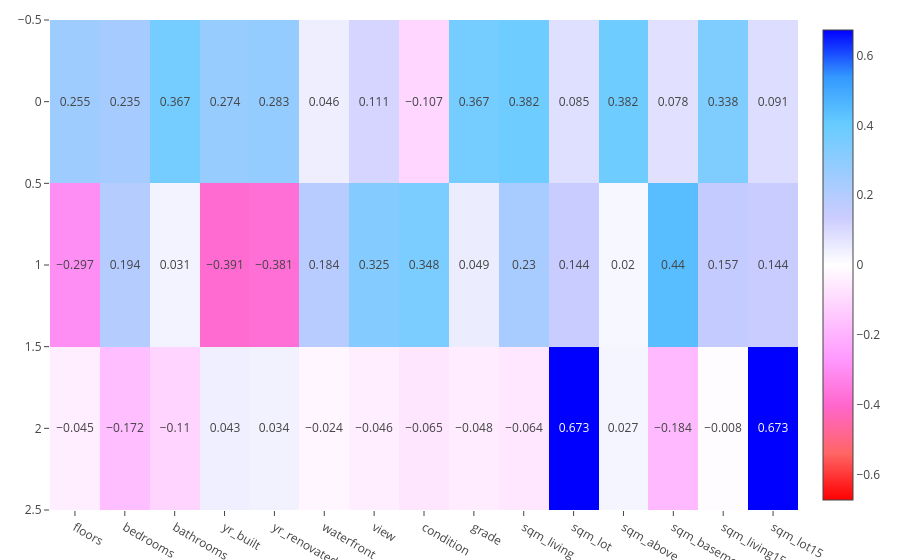

Write notebook code for a chart like this one.
### Code cell
px.imshow(pd.DataFrame(np.round(pca3.components_, 3), columns=list(kc_pca.columns)),
          text_auto=True, color_continuous_scale=px.colors.diverging.Picnic_r,
          color_continuous_midpoint=0)

### Figure 1 — Plotly figure (JSON) as saved in the notebook; plotly's stock layout.template omitted (floating-point values rounded to 4 significant figures)
{"data": [{"coloraxis": "coloraxis", "hovertemplate": "x: %{x}<br>y: %{y}<br>color: %{z}<extra></extra>", "name": "0", "texttemplate": "%{z}", "type": "heatmap", "x": ["floors", "bedrooms", "bathrooms", "yr_built", "yr_renovated", "waterfront", "view", "condition", "grade", "sqm_living", "sqm_lot", "sqm_above", "sqm_basement", "sqm_living15", "sqm_lot15"], "xaxis": "x", "y": [0, 1, 2], "yaxis": "y", "z": [[0.255, 0.235, 0.367, 0.274, 0.283, 0.046, 0.111, -0.107, 0.367, 0.382, 0.085, 0.382, 0.078, 0.338, 0.091], [-0.297, 0.194, 0.031, -0.391, -0.381, 0.184, 0.325, 0.348, 0.049, 0.23, 0.144, 0.02, 0.44, 0.157, 0.144], [-0.045, -0.172, -0.11, 0.043, 0.034, -0.024, -0.046, -0.065, -0.048, -0.064, 0.673, 0.027, -0.184, -0.008, 0.673]]}], "layout": {"coloraxis": {"cmid": 0, "colorscale": [[0, "rgb(255,0,0)"], [0.1, "rgb(255,102,102)"], [0.2, "rgb(255,102,204)"], [0.3, "rgb(255,153,255)"], [0.4, "rgb(255,204,255)"], [0.5, "rgb(255,255,255)"], [0.6, "rgb(204,204,255)"], [0.7, "rgb(153,204,255)"], [0.8, "rgb(102,204,255)"], [0.9, "rgb(51,153,255)"], [1, "rgb(0,0,255)"]]}, "xaxis": {"anchor": "y", "constrain": "domain", "domain": [0, 1], "scaleanchor": "y"}, "yaxis": {"anchor": "x", "autorange": "reversed", "constrain": "domain", "domain": [0, 1]}}}
